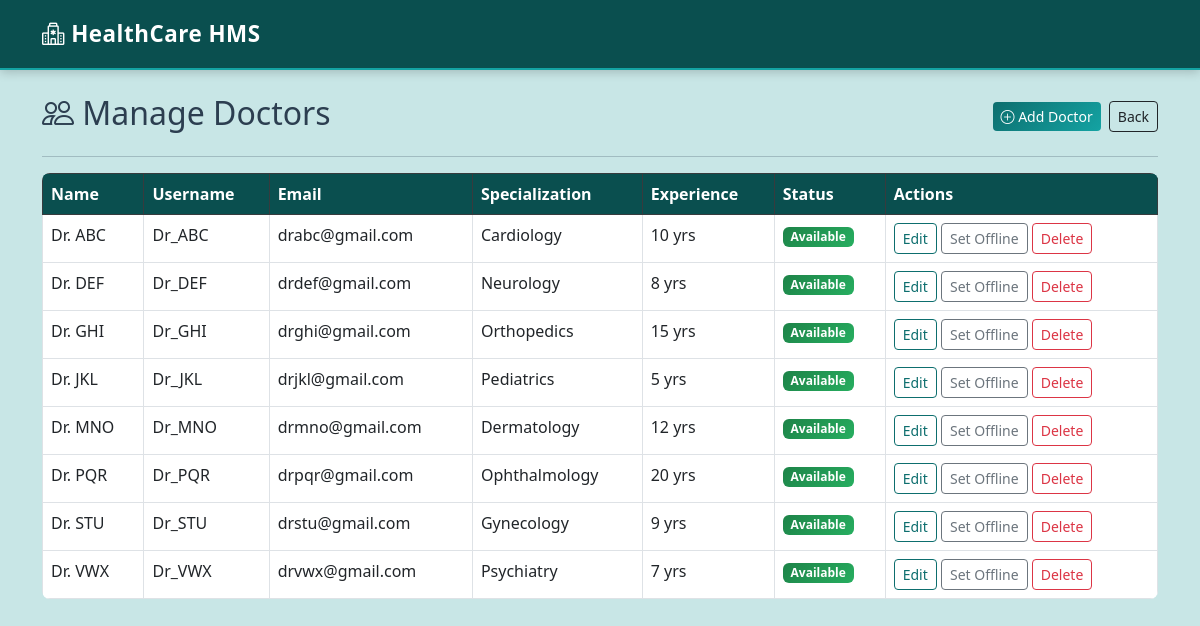
/admin/doctors (signed in), run on the app's committed database.
### tables this page shows
CREATE TABLE doctors (
            id INTEGER PRIMARY KEY AUTOINCREMENT,
            full_name TEXT NOT NULL,
            username TEXT UNIQUE NOT NULL,
            password_hash TEXT NOT NULL,
            email TEXT,
            phone TEXT,
            specialization_id INTEGER,
            qualification TEXT,
            experience INTEGER DEFAULT 0,
            bio TEXT,
            is_available INTEGER DEFAULT 1,
            FOREIGN KEY (specialization_id) REFERENCES specializations(id)
        );

CREATE TABLE specializations (
            id INTEGER PRIMARY KEY AUTOINCREMENT,
            name TEXT UNIQUE NOT NULL
        );

### app.py (the view)
@app.route('/admin/doctors')
@admin_required
def admin_doctors():
    db = get_db()
    doctors = db.execute("""
        SELECT d.*, s.name as specialization
        FROM doctors d JOIN specializations s ON d.specialization_id = s.id
        ORDER BY d.full_name
    """).fetchall()
    specs = db.execute("SELECT * FROM specializations ORDER BY name").fetchall()
    return render_template('admin_doctors.html', doctors=doctors, specializations=specs)

### app.py (called while the page is built)
def get_db():
    if 'db' not in g:
        g.db = sqlite3.connect(DATABASE)
        g.db.row_factory = sqlite3.Row
        g.db.execute("PRAGMA foreign_keys = ON")
    return g.db

def admin_required(f):
    @wraps(f)
    def decorated(*args, **kwargs):
        if 'admin_id' not in session:
            flash('Admin login required.', 'warning')
            return redirect(url_for('admin_login'))
        return f(*args, **kwargs)
    return decorated

@app.context_processor
def inject_now():
    return {'now': datetime.now()}

### templates/admin_doctors.html (shortened to what this page needs)
{% extends 'base.html' %}
{% block content %}
<div class="container py-4">
    <div class="d-flex justify-content-between align-items-center mb-3">
        <h2><i class="bi bi-people"></i> Manage Doctors</h2>
        <div>
            <button class="btn btn-primary btn-sm" data-bs-toggle="modal" data-bs-target="#addDoctorModal">
                <i class="bi bi-plus-circle"></i> Add Doctor
            </button>
            <a href="{{ url_for('admin_dashboard') }}" class="btn btn-outline-dark btn-sm ms-1">Back</a>
        </div>
    </div>
    <hr>
    <div class="table-responsive">
        <table class="table table-bordered table-hover">
            <thead class="table-dark">
                <tr>
                    <th>Name</th>
                    <th>Username</th>
                    <th>Email</th>
                    <th>Specialization</th>
                    <th>Experience</th>
                    <th>Status</th>
                    <th>Actions</th>
                </tr>
            </thead>
            <tbody>
                {% for doc in doctors %}
                <tr>
                    <td>Dr. {{ doc.full_name }}</td>
                    <td>{{ doc.username }}</td>
                    <td>{{ doc.email }}</td>
                    <td>{{ doc.specialization }}</td>
                    <td>{{ doc.experience }} yrs</td>
                    <td>
                        {% if doc.is_available %}
                            <span class="badge bg-success">Available</span>
                        {% else %}
                            <span class="badge bg-secondary">Unavailable</span>
                        {% endif %}
                    </td>
                    <td>
                        <button class="btn btn-sm btn-outline-primary" data-bs-toggle="modal" data-bs-target="#editModal{{ doc.id }}">Edit</button>
                        <form method="POST" action="{{ url_for('toggle_doctor', doc_id=doc.id) }}" class="d-inline">
                            {% if doc.is_available %}
                                <button type="submit" class="btn btn-sm btn-outline-secondary">Set Offline</button>
                            {% else %}
                                <button type="submit" class="btn btn-sm btn-outline-success">Set Active</button>
                            {% endif %}
                        </form>
                        <form method="POST" action="{{ url_for('delete_doctor', doc_id=doc.id) }}" class="d-inline confirm-delete">
                            <button type="submit" class="btn btn-sm btn-outline-danger">Delete</button>
                        </form>
                    </td>
                </tr>
                {% endfor %}
            </tbody>
        </table>
    </div>
</div>
{% endblock %}

### static/css/style.css (style rules this page uses)
body { display: flex; flex-direction: column; min-height: 100vh; background-color: #0e3d3d; color: #2c3e50; margin: 0; padding: 0; }
.bg-success { background: linear-gradient(135deg, #1d8348, #27ae60) !important; }
.btn-primary { background: linear-gradient(135deg, #0d6e6e, #14a3a3) !important; border: none !important; }
.btn-outline-primary { color: #0d6e6e !important; border-color: #0d6e6e !important; }
.table { border-radius: 8px; overflow: hidden; }
.table-dark, .table-dark th { background: #0a4f4f !important; }
.badge.bg-success { background: linear-gradient(135deg, #1d8348, #27ae60) !important; }

### data on the page
doctors: full_name "ABC", username "Dr_ABC", email "drabc@gmail.com", specialization "Cardiology", experience "10", is_available "Available"
doctors: full_name "DEF", username "Dr_DEF", email "drdef@gmail.com", specialization "Neurology", experience "8", is_available "Available"
doctors: full_name "GHI", username "Dr_GHI", email "drghi@gmail.com", specialization "Orthopedics", experience "15", is_available "Available"
doctors: full_name "JKL", username "Dr_JKL", email "drjkl@gmail.com", specialization "Pediatrics", experience "5", is_available "Available"
doctors: full_name "MNO", username "Dr_MNO", email "drmno@gmail.com", specialization "Dermatology", experience "12", is_available "Available"
doctors: full_name "PQR", username "Dr_PQR", email "drpqr@gmail.com", specialization "Ophthalmology", experience "20", is_available "Available"
doctors: full_name "STU", username "Dr_STU", email "drstu@gmail.com", specialization "Gynecology", experience "9", is_available "Available"
doctors: full_name "VWX", username "Dr_VWX", email "drvwx@gmail.com", specialization "Psychiatry", experience "7", is_available "Available"
